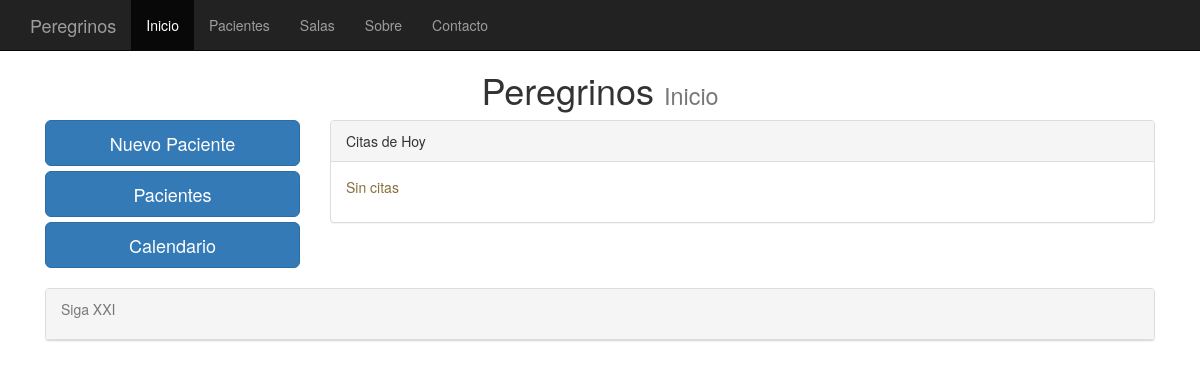
Before: /index/ with the older database file.
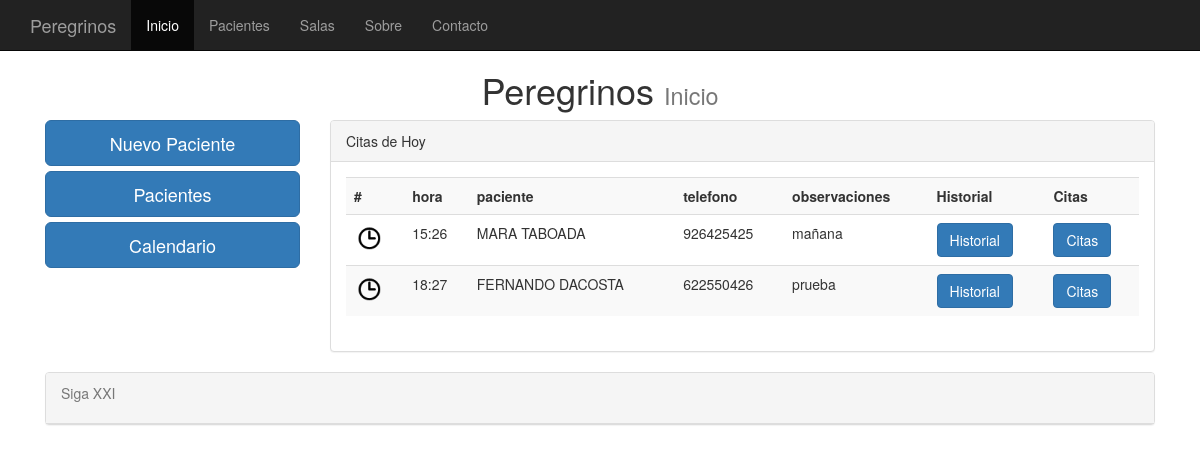
After: the same page with the newer database file.
### clinica/models.py (models this page shows, shortened)
class citas(models.Model):
    fecha = models.DateTimeField(default=datetime.now, blank=True)
    cliente = models.ForeignKey(clientes, default=None, null=True, blank=True)
    observaciones = models.TextField()
    sala = models.ForeignKey(salas, default=None, null=True, blank=True)

class clientes(models.Model):
    nombre = models.CharField(max_length=75)
    apellidos = models.CharField(max_length=75)
    telefono =  models.PositiveIntegerField(null=True, blank=True)
    telefono2 = models.PositiveIntegerField(null=True, blank=True)
    antiguedad = models.DateTimeField(default=datetime.now, blank=True)
    fotografia = models.ImageField(upload_to='imagenes', blank=True)
    def __unicode__(self):
    	return self.nombre

### clinica/views.py (the view)
# urls.py: url(r'^index/', views.index , name = 'index'),
def index(request):
	mytime = datetime.strptime('2359','%H%M').time()
	final_dia = datetime.combine(datetime.today(), mytime)
	las_citas = citas.objects.filter(fecha__gte = datetime.now(), fecha__lte = final_dia).order_by('fecha')
	context = {'las_citas': las_citas }
	return render(request, 'clinica/index.html', context)

### templates/clinica/index.html (shortened to what this page needs)
{% extends "base.html" %}
{%   load   staticfiles   %}
{% block titulo %} Inicio {% endblock %}
{% block content %}
<row>
	<div class="col-md-3">
		<a href="/paciente/agregar" class="btn btn-primary btn-lg btn-block">Nuevo Paciente</a>
		<a href="/pacientes" class="btn btn-primary btn-lg btn-block">Pacientes</a>
		<a href="/calendario" class="btn btn-primary btn-lg btn-block">Calendario</a>
		<br />
    </div>
    <div class="col-md-9" >
	    <div class="panel panel-default">
 		 	<div class="panel-heading">Citas de Hoy</div>
         <div class="panel-body">
         	{% if las_citas %}
					  <div class="table-responsive">
         		<table class="table table-striped">
                  <th>#</th>
                  <th>hora</th>
                  <th>paciente</th>
                  <th>telefono</th>
                  <th>observaciones</th>
                  <th>Historial</th>
                  <th>Citas</th>
                  {% for citas in las_citas %}
                  	<tr>
                  		<td><img src="/media/imagenes/clock.png" width="30" height="30"></td>
								<td>{{ citas.fecha | date:"H:i" }}</td>
								<td>{{ citas.cliente | capfirst }} {{ citas.cliente.apellidos | capfirst}}</td>
								<td>{{ citas.cliente.telefono }}</td>
								<td>{{ citas.observaciones }}</td>
                        <td><a href="#" class="btn btn-primary">Historial</a>
                    		<td><a href="#" class="btn btn-primary">Citas</a>
                     </tr>
                  {% endfor %}
            </table>
					</div>
				{% else %}
					<p class="text-warning">Sin citas</p>
				{% endif %}
         </div>
         </div>
       </div>
    </div>
{% endblock %}

### templates/base.html (shortened to what this page needs)
{%   load   staticfiles   %}
<!DOCTYPE html>
<html lang="en">
<head>
	<link href="{% static 'css/bootstrap.min.css' %}" rel="stylesheet">
</head>
<body style="padding-top:50px;">
	<nav class="navbar navbar-inverse navbar-fixed-top">
		<div class="container">
			<div class="navbar-header">
				<a class="navbar-brand" href="#">Peregrinos</a>
			</div>
			<div id="navbar" class="collapse navbar-collapse">
				<ul class="nav navbar-nav">
					<li class="active"><a href="/index">Inicio</a></li>
					<li><a href="/pacientes">Pacientes</a></li>
					<li><a href="/salas">Salas</a></li>
					<li><a href="#about">Sobre</a></li>
					<li><a href="#contact">Contacto</a></li>
				</ul>
			</div>
		</div>
	</nav>
	<div class="container">
		<row>
			<div class="col-md-12">
				<h1 class="h1 h1-primary text-center">Peregrinos <small>{% block titulo %} {%endblock %}</small></h1>
			</div>
		</row>
		{% block content %} {% endblock %}
	<div class="container">
		<row>
			<div class="col-md-12" >
				<div class="panel panel-default">
					<div class="panel-heading">
						<p class="text-muted">Siga XXI</p>
					</div>
				</div>
			</div>
		</row>
	</div>
</body>
</html>

Changed rows visible on the page:
added citas: fecha "15:26", cliente "MARA", cliente.apellidos "TABOADA", cliente.telefono "926425425", observaciones "mañana"
added citas: fecha "18:27", cliente "FERNANDO", cliente.apellidos "DACOSTA", cliente.telefono "622550426", observaciones "prueba"
Other visible differences:
text no longer shown: "Sin citas"
text now shown: "# hora paciente telefono observaciones Historial Citas"
